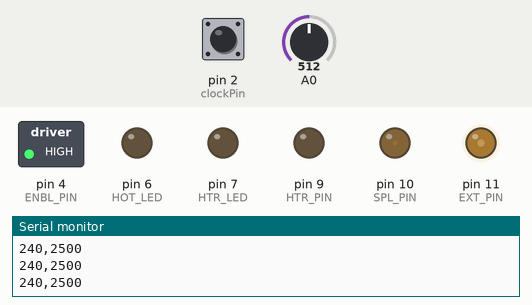
This sketch was run on a simulated Arduino Uno, built with avr-gcc and run on an emulated ATmega328P. Shown: switched loads named in the sketch (green lamp = pin HIGH), output pins drawn as LEDs (lit = HIGH), the last lines printed to the serial monitor. Inputs (shaded band) come from the test bench; at power-on: A0 = 512, pin 2 (clockPin) HIGH.

Above: at 7.2 s.
7.3 s: A0 set to 495
At 7.8 s:
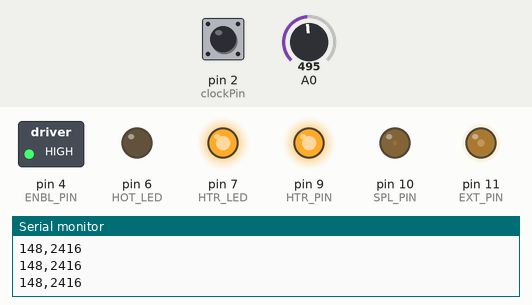
8.8 s: A0 set to 334
11.8 s: A0 set to 298
At 12.6 s:
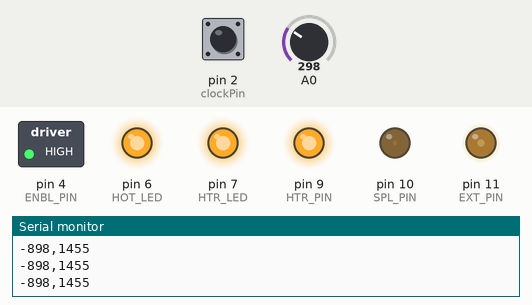
13.3 s: A0 set to 716
At 13.7 s:
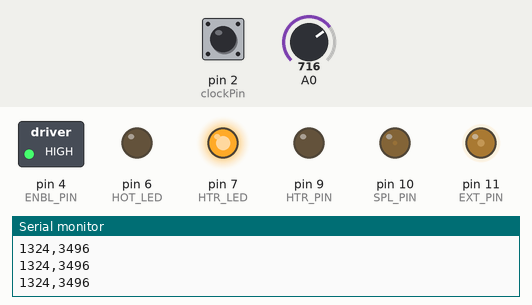
14.8 s: A0 set to 306
At 16.0 s:
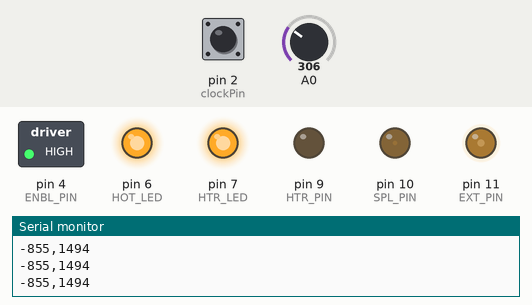
16.3 s: A0 set to 511
At 17.1 s:
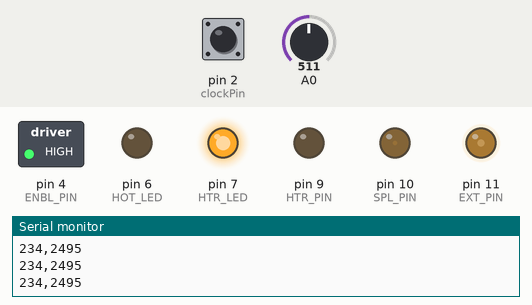
Timing chart, 0 to 18.8 s (numbered marks = the images above; inputs shaded):
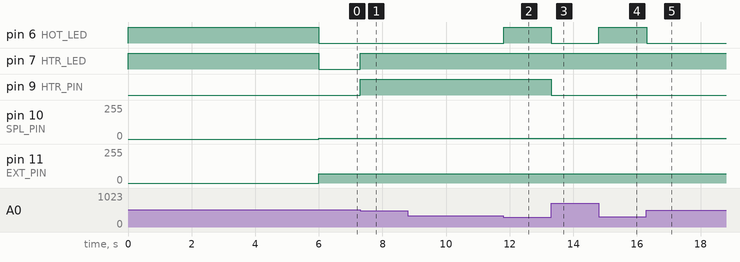

The sketch:

ReFilament.ino
```cpp
// Set up global variables
const byte EXT_PIN = 11;
const byte SPL_PIN = 10;
const byte HTR_PIN = 9;
const byte ENBL_PIN = 4;
const byte HTR_LED = 7;
const byte HOT_LED = 6;


// Extruder motor globals
boolean extruder_active = 1;
byte ex_power = 70;


// Time related
long start_millis = 0;


// Heater control globals
int over_temp_mv = 2550;
int temp_mv = 0;
int temp_deg = 0;
byte temp_hi_limit = 210;
byte temp_lo_limit = 190;
bool heater_on = false;

// Spooling control globals
byte spl_kp = 0;
byte spl_ki = 0;
byte spl_kd = 0;
byte spl_power = 5;


// Serial variables
byte serialBuffer[256];
byte heater_activated = 1;
byte motors_activated = 1;
int current_temp = 200; // in degrees celcius
int current_diam = 1750; // in micrometers


/*
 * ##################################################################
 * Digital caliper code to read the value off of a cheap set of digital calipers
 * By Making Stuff Youtube channel https://www.youtube.com/c/makingstuff
 */
const byte clockPin = 2;  //attach to clock pin on calipers
const byte dataPin = 3; //attach to data pin on calipers

//Milliseconds to wait until starting a new value
//This can be a different value depending on which flavor caliper you are using.
const int cycleTime = 32;

unsigned volatile int clockFlag = 0;

long now = 0;
long lastInterrupt = 0;
long value = 0;

float finalValue = 0;
float previousValue = 0;

int newValue = 0;
int sign = 1;
int currentBit = 1;

// End caliper code setup
// ##################################################################


void setup() {
  // put your setup code here, to run once:
  pinMode(EXT_PIN, OUTPUT); // Extrusion Motor
  pinMode(SPL_PIN, OUTPUT); // Spooling Motor
  pinMode(HTR_PIN, OUTPUT); // Heater
  pinMode(ENBL_PIN, OUTPUT); // Power Supply Enable
  pinMode(HTR_LED, OUTPUT);
  pinMode(HOT_LED, OUTPUT);
  pinMode(clockPin, INPUT);
  pinMode(dataPin, INPUT);


  //We have to take the value on the RISING edge instead of FALLING
  //because it is possible that the first bit will be missed and this
  //causes the value to be off by .01mm.
  attachInterrupt(digitalPinToInterrupt(clockPin), clockISR, FALLING);

  //write all control pins low
  digitalWrite(EXT_PIN, LOW);
  digitalWrite(SPL_PIN, LOW);
  digitalWrite(HTR_PIN, LOW);
  digitalWrite(ENBL_PIN, LOW);
  digitalWrite(HTR_LED, HIGH);
  digitalWrite(HOT_LED, HIGH);
  delay(6000);
  digitalWrite(ENBL_PIN, HIGH);

  Serial.begin(9600);
  start_millis = millis();

}

void loop() {
  //Serial communication: blocking read first to avoid swamping

  // Deal with temperature
  temp_mv = analogRead(0) / 1024.0 * 5000;
  if (temp_mv >= over_temp_mv) {
    heater_shutdown();
  }
  temp_deg = temp_mv / 0.9181 - 2483;
  if (temp_deg > -800) {
    digitalWrite(HOT_LED, LOW);
  } else {
    digitalWrite(HOT_LED, HIGH);
  }
  if (heater_activated) {
    update_temp();
  }

  analogWrite(SPL_PIN, spl_power);
  analogWrite(EXT_PIN, ex_power);
  delay(10);

  printSerialData();
  readSerialData();

}

void heater_shutdown() {
  digitalWrite(HTR_PIN, LOW);
  digitalWrite(HTR_LED, HIGH);
  heater_activated = false;
}

void update_temp() {
  if (temp_deg < 200) {
    digitalWrite(HTR_PIN, HIGH);
    digitalWrite(HTR_LED, HIGH);
  } else if (temp_deg >= 210) {
    digitalWrite(HTR_PIN, LOW);
    digitalWrite(HTR_LED, LOW);
  }
}

void update_ex_power()
{
  if (!extruder_active) {
    analogWrite(9, 0);
  } else {
    analogWrite(9, ex_power);
  }
}

void decode(){
   unsigned char dataIn;
   dataIn = digitalRead(dataPin);

   now = millis();

   if((now - lastInterrupt) > cycleTime)
   {
     finalValue = (-1 *(value * sign) / 100.00);
     currentBit = 0;
     value = 0;
     sign = 1;
     newValue = 1;
   }
   else if (currentBit < 16 )
   {

     if (dataIn == 0)
     {
       if (currentBit < 16) {
          value |= 1 << currentBit;
       }
       else if (currentBit == 20) {
          sign = -1;
       }

     }

     currentBit++;

   }

   lastInterrupt = now;

}


void clockISR(){
 clockFlag = 1;
}

void printSerialData()
{
  // printSerialData prints the
  Serial.print(temp_deg); //
  Serial.print(",");
  Serial.println(temp_mv);
}

void readSerialData()
{
  if (Serial.available() > 0)
  {
    Serial.readBytes(serialBuffer, 256); // read 256 bytes from serial
    heater_activated = byte(serialBuffer[0]); // The values for the desiredTemp should be between 0 - 255 (size of byte)
    motors_activated = byte(serialBuffer[1]); // The values for the on (1) or off (0) state
  }
}
```

Measured:
- the behaviour switches between 505 and 504 on A0 (found by bisection; images 0 and 1)
- the behaviour switches between 317 and 316 on A0 (found by bisection; images 1 and 2)
- after the input at 7.3 s, pin 7 (HTR_LED), pin 9 (HTR_PIN): LOW → HIGH at once
- after the input at 11.8 s, pin 6 (HOT_LED): LOW → HIGH at once
- after the input at 13.3 s, pin 6 (HOT_LED), pin 9 (HTR_PIN): HIGH → LOW at once
- after the input at 14.8 s, pin 6 (HOT_LED): LOW → HIGH at once
- after the input at 16.3 s, pin 6 (HOT_LED): HIGH → LOW at once
